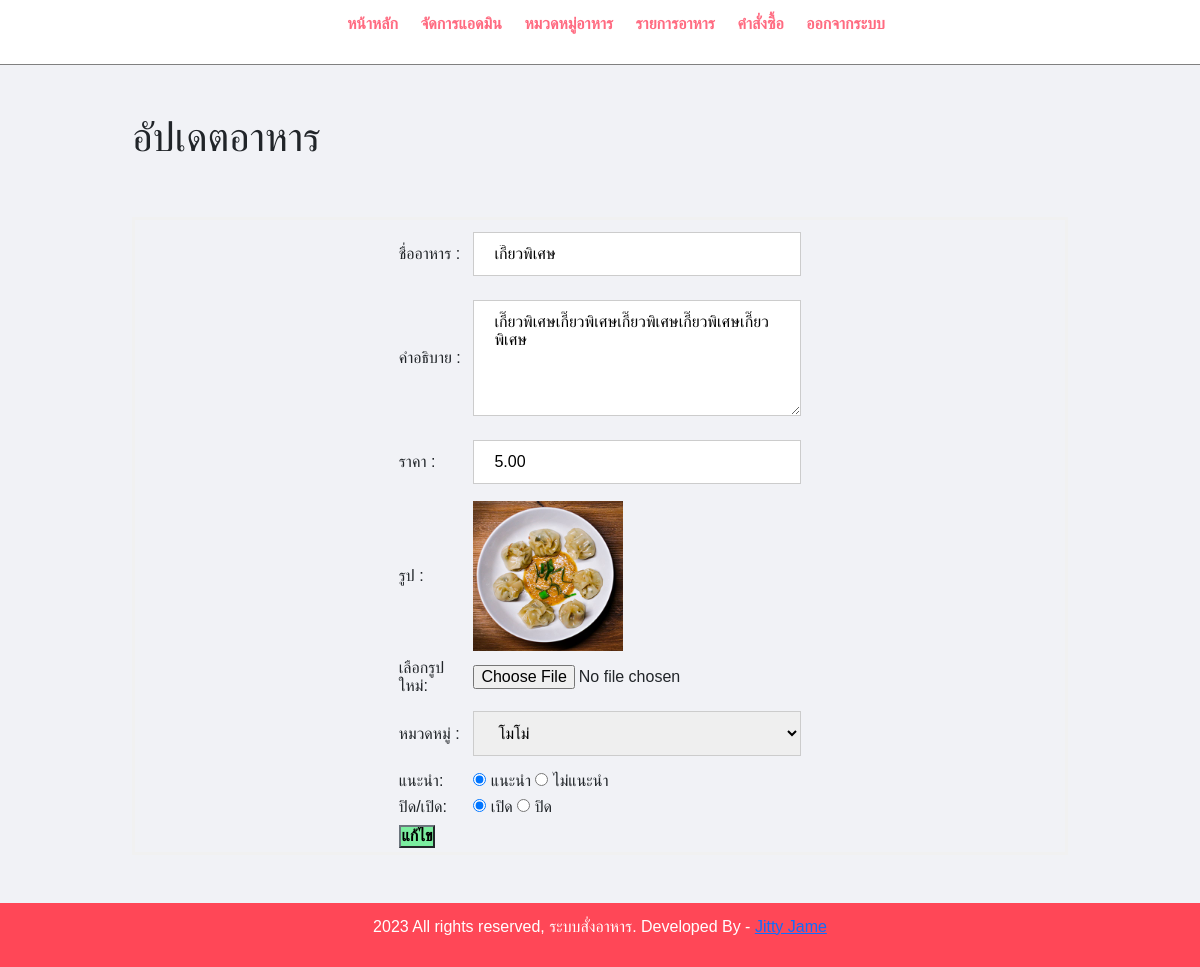
/admin/update-food.php?id=3 (signed in), run on the app's committed database.
### tables this page shows
CREATE TABLE `tbl_food` (
  `id` int(10) UNSIGNED NOT NULL,
  `title` varchar(100) NOT NULL,
  `description` text NOT NULL,
  `price` decimal(10,2) NOT NULL,
  `image_name` varchar(255) NOT NULL,
  `category_id` int(10) UNSIGNED NOT NULL,
  `featured` varchar(10) NOT NULL,
  `active` varchar(10) NOT NULL
);

CREATE TABLE `tbl_category` (
  `id` int(10) UNSIGNED NOT NULL,
  `title` varchar(100) NOT NULL,
  `image_name` varchar(255) NOT NULL,
  `featured` varchar(10) NOT NULL,
  `active` varchar(10) NOT NULL
);

### admin/update-food.php (the view, shortened to what this page needs)
<?php include('partials/menu.php'); ?>
<?php
    if(isset($_GET['id']))
    {
        $id = $_GET['id'];
        $sql2 = "SELECT * FROM tbl_food WHERE id=$id";
        $res2 = mysqli_query($conn, $sql2);
        $row2 = mysqli_fetch_assoc($res2);
        $title = $row2['title'];
        $description = $row2['description'];
        $price = $row2['price'];
        $current_image = $row2['image_name'];
        $current_category = $row2['category_id'];
        $featured = $row2['featured'];
        $active = $row2['active'];
    }
    else
    {
        header('location:'.SITEURL.'admin/manage-food.php');
    }
?>
<div class="main-content">
    <div class="wrapper">
        <h1>อัปเดตอาหาร</h1>
        <br><br>
<div align = "center">
        <form action="" method="POST" enctype="multipart/form-data">
        <table class="tbl-90">
            <tr>
                <td>ชื่ออาหาร : </td>
                <td>
                    <input type="text" name="title" value="<?php echo $title; ?>">
                </td>
            </tr>
            <tr>
                <td>คําอธิบาย : </td>
                <td>
                    <textarea name="description" cols="30" rows="5"><?php echo $description; ?></textarea>
                </td>
            </tr>
            <tr>
                <td>ราคา : </td>
                <td>
                    <input type="number" name="price" value="<?php echo $price; ?>">
                </td>
            </tr>
            <tr>
                <td>รูป : </td>
                <td>
                    <?php
                        if($current_image == "")
                        {
                            echo "<div class='error'>Image not Available.</div>";
                        }
                        else
                        {
                            ?>
                            <img src="<?php echo SITEURL; ?>images/food/<?php echo $current_image; ?>" width="150px">
                            <?php
                        }
                    ?>
                </td>
            </tr>
            <tr>
                <td>เลือกรูปใหม่: </td>
                <td>
                    <input type="file" name="image">
                </td>
            </tr>
            <tr>
                <td>หมวดหมู่ : </td>
                <td>
                    <select name="category">
                        <?php
                            $sql = "SELECT * FROM tbl_category WHERE active='Yes'";
                            $res = mysqli_query($conn, $sql);
                            $count = mysqli_num_rows($res);
                            if($count>0)
                            {
                                while($row=mysqli_fetch_assoc($res))
                                {
                                    $category_title = $row['title'];
                                    $category_id = $row['id'];
                                    ?>
                                    <option <?php if($current_category==$category_id){echo "selected";} ?> value="<?php echo $category_id; ?>"><?php echo $category_title; ?></option>
                                    <?php
                                }
                            }
                            else
                            {
                                echo "<option value='0'>Category Not Available.</option>";
                            }
                        ?>
                    </select>
                </td>
            </tr>
            <tr>
                <td>แนะนำ: </td>
                <td>
                    <input <?php if($featured=="Yes") {echo "checked";} ?> type="radio" name="featured" value="Yes"> แนะนำ
                    <input <?php if($featured=="No") {echo "checked";} ?> type="radio" name="featured" value="No"> ไม่แนะนำ
                </td>
            </tr>
            <tr>
                <td>ปิด/เปิด: </td>
                <td>
                    <input <?php if($active=="Yes") {echo "checked";} ?> type="radio" name="active" value="Yes"> เปิด
                    <input <?php if($active=="No") {echo "checked";} ?> type="radio" name="active" value="No"> ปิด
                </td>
            </tr>
            <tr>
                <td>
                    <input type="submit" name="submit" value="แก้ไข" class="btn-secondary">
                </td>
            </tr>
        </table>
        </form>
</div>
    </div>
</div>
<?php include('partials/footer.php'); ?>

### css/admin.css (style rules this page uses)
* { margin: 0; padding: 0; font-family: Arial, Helvetica, sans-serif; }
.wrapper { padding: 1%; width: 80%; margin: 0 auto; }
table tr td { padding: 1%; }
.btn-secondary { background-color: #7bed9f; padding: 1%; color: black; text-decoration: none; font-weight: bold; }
.main-content { background-color: #f1f2f6; padding: 3% 0; }

### admin/partials/menu.php (style rules this page uses)
form { border: 3px solid #f1f1f1; }
input[type=text],[type=number],[type=text], input[type=password] { width: 100%; padding: 12px 20px; margin: 8px 0; display: inline-block; border: 1px solid #ccc; box-sizing: border-box; }
textarea { width: 100%; padding: 12px 20px; margin: 8px 0; display: inline-block; border: 1px solid #ccc; box-sizing: border-box; }
select { width: 100%; padding: 12px 20px; margin: 8px 0; display: inline-block; border: 1px solid #ccc; box-sizing: border-box; }

### data on the page
tbl_food: title "เกี๊ยวพิเศษ", description "เกี๊ยวพิเศษเกี๊ยวพิเศษเกี๊ยวพิเศษเกี๊ยวพิเศษเกี๊ยวพิเศษ", price "5.00", image_name (picture), category "โมโม่", featured "☑", active "☑"
